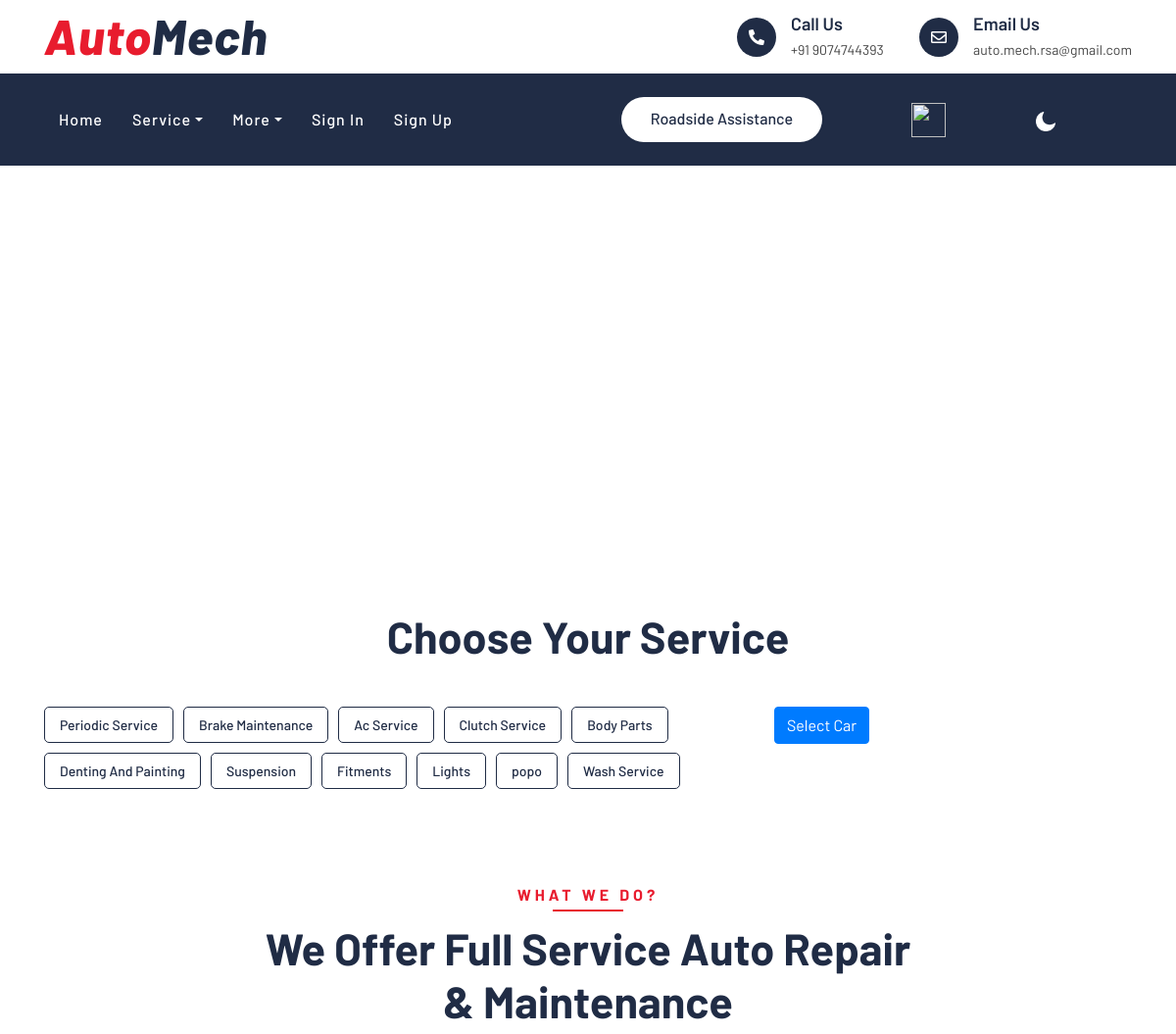
Before: / (upper part) with the older database file.
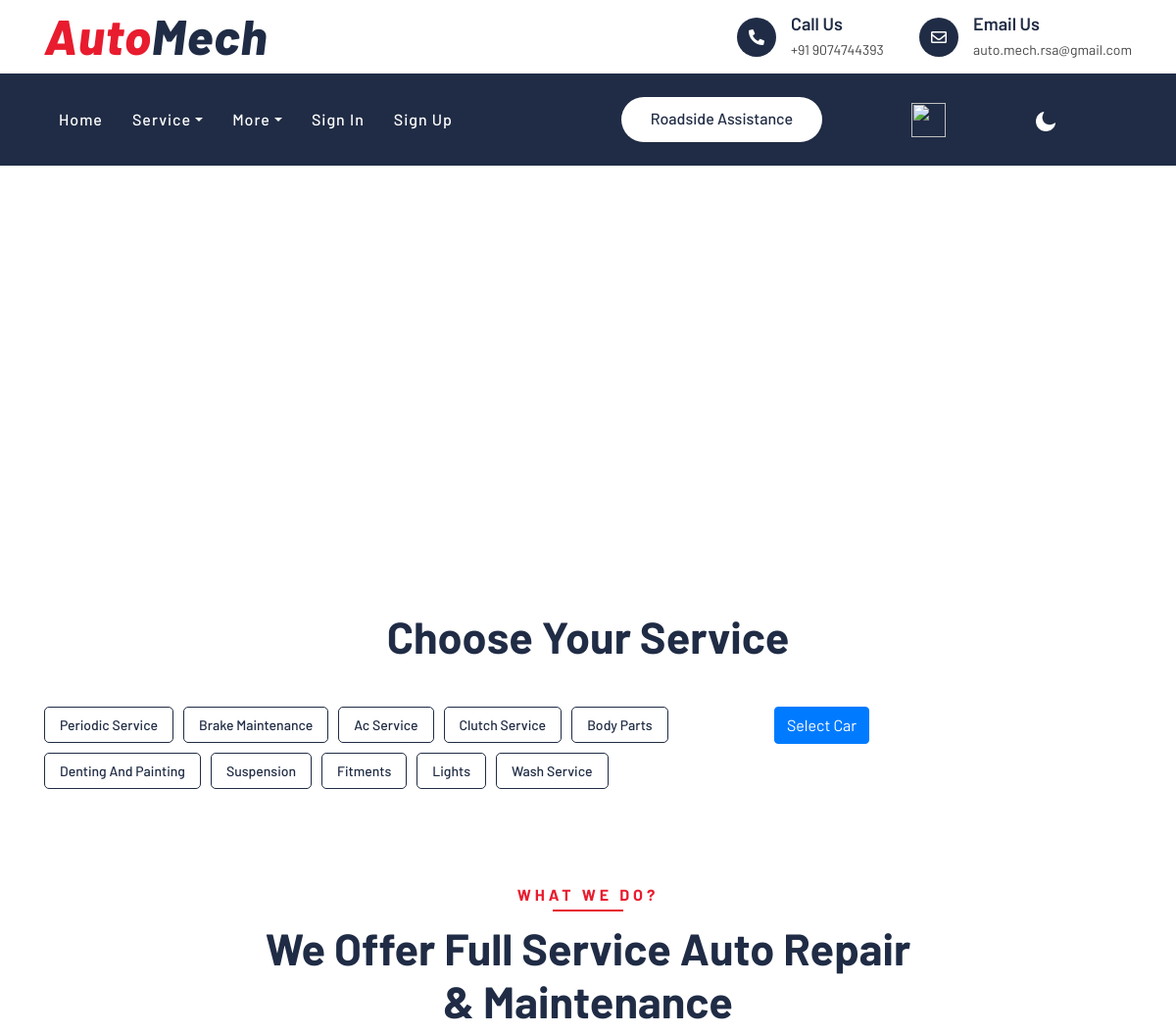
After: the same page with the newer database file.
### client/models.py (models this page shows, shortened)
class ServiceCategory(models.Model):
    category_name = models.CharField(max_length=100,unique=True)
    slug = models.SlugField(unique=True, blank=True)

### client/views.py (the view, shortened to what this page needs)
# urls.py: path('',views.index,name="index"),
@cache_control(no_cache=True, must_revalidate=True, no_store=True, max_age=0)
def index(request):
    vehicleinfo = None
    car =request.session.get('selected_car')
    if car :
        carvariant = ModelVariant.objects.get(variant_slug = car)
    else :
        carvariant = None
    categories = ServiceCategory.objects.all().exclude(category_name='RSA Request')
    make = CarMake.objects.all()
    context={
        'categories':categories,
        'makes':make,
        'carvariant':carvariant,
        'vehicleinfo':vehicleinfo
        }
    return render(request,'client/index.html',context)

### templates/client/index.html (shortened to what this page needs)
{% extends 'client/base.html' %}
{%block content%}
{% load static %}
 <div class="carousel">
</div>
<div class="single">
  <div class="container">
      <div class="section-header text-center">
          <h2>Choose Your Service</h2>
      </div>
    <div class="row">
      <div class="col-lg-8">
        <div class="single-tags">
          {% for category in categories %}
            <a href=""
              data-category-slug="{{ category.slug }}"
              class="{% if request.resolver_match.url_name == 'get_category_data' and category.slug == request.GET.category_slug %}active{% endif %}"
              hx-get="{% url 'get_category_data' category_slug=category.slug %}"
              hx-trigger="{% if forloop.first %}load once{% else %}click{% endif %}"
              hx-target="#category-data">{{ category.category_name }}</a>
            {% endfor %}
        </div>
      </div>
      <div>
        {% if carvariant %}
        {{carvariant}}
        <img src="{{carvariant.model.model_Image.url}}" width="100">
        <button type="button" class="btn btn-primary" data-toggle="modal" data-target="#exampleModalCenter">
          change
        </button>
        {% else %}
          <button type="button" class="btn btn-primary" data-toggle="modal" data-target="#exampleModalCenter">
            Select Car
          </button>
        {% endif %}
      </div>
    </div>
  </div>
</div>
<div class="price">
    <div class="container">
      <div class="row">
        <div class="section-header text-center">
            <p>What We Do?</p>
            <h2>We offer full service auto repair <br>& maintenance</h2>
        </div>
    </div>
</div>
{%endblock%}

Changed rows visible on the page:
removed ServiceCategory: category_name "popo"
